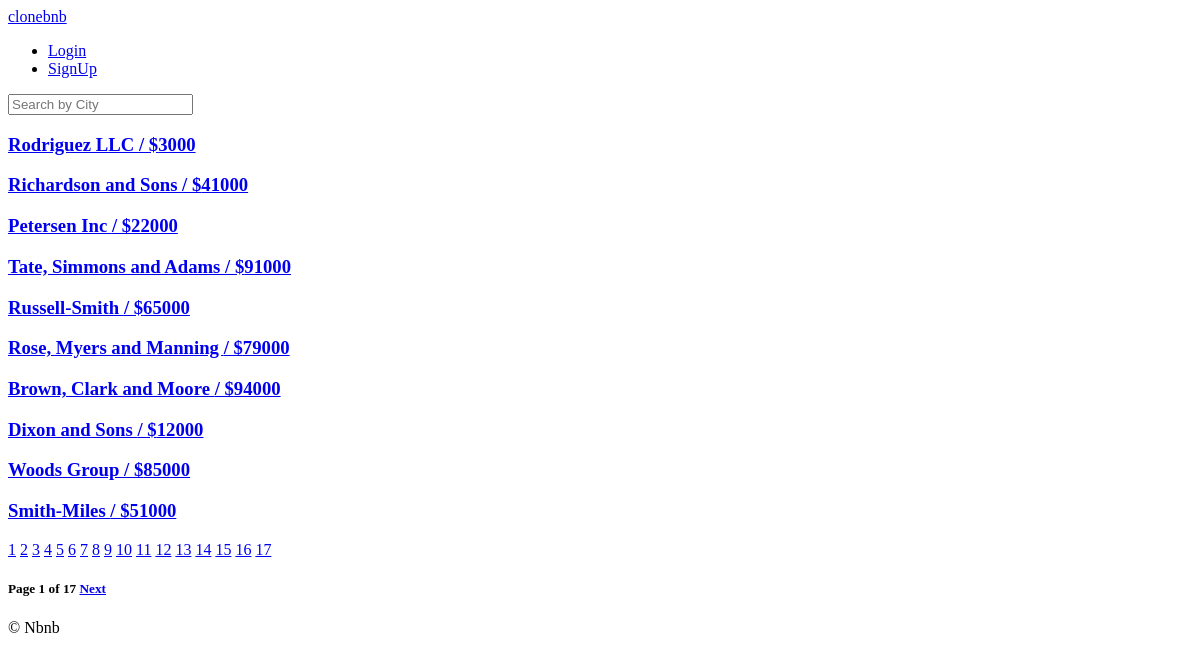
/, run on an earlier commit of the app's database.
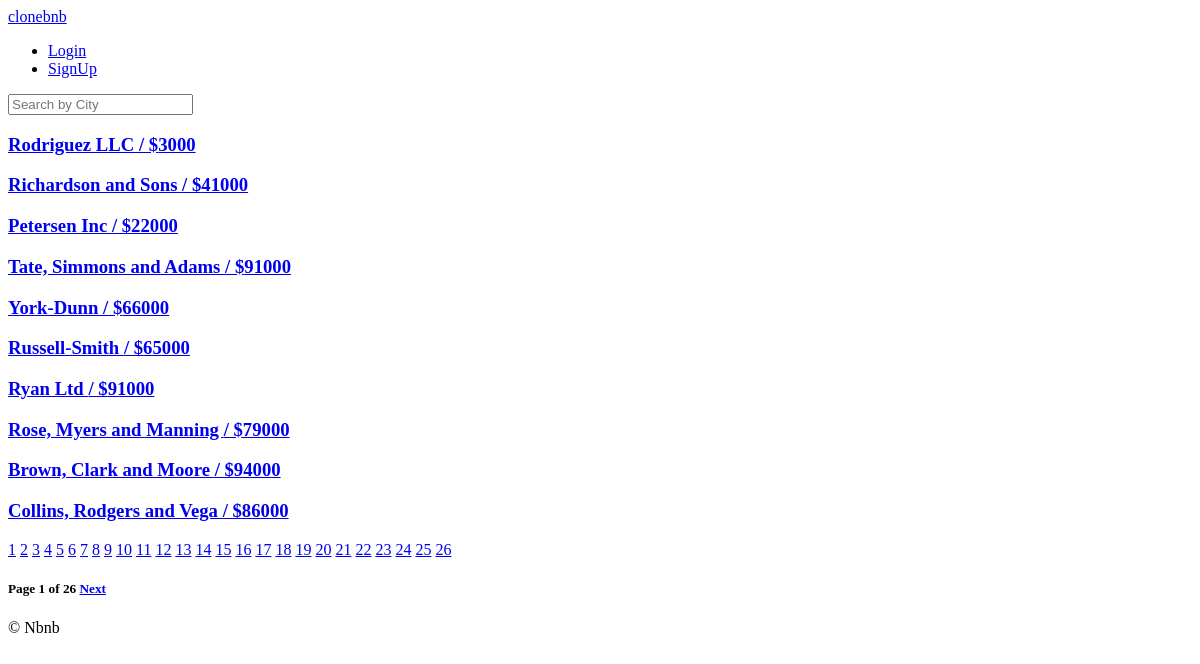
And on a later commit of the database.
### rooms/models.py (models this page shows, shortened)
class Room(core_models.AbstractTimeStampModel):
    name = models.CharField(max_length=140)
    description = models.TextField()
    country = CountryField()
    city = models.CharField(max_length=80)
    price = models.IntegerField()
    address = models.CharField(max_length=140)
    guests = models.IntegerField(help_text="묵을 게스트 수")
    beds = models.IntegerField(help_text="침대 갯수")
    bedrooms = models.IntegerField(help_text="침실 갯수")
    baths = models.IntegerField()
    check_in = models.TimeField()
    check_out = models.TimeField()
    instant_book = models.BooleanField(default=False)
    host = models.ForeignKey(
        user_models.User, related_name="rooms", on_delete=models.CASCADE
    )
    room_type = models.ForeignKey(
        RoomType, related_name="rooms", on_delete=models.SET_NULL, null=True
    )
    amenities = models.ManyToManyField(Amenity, related_name="rooms", blank=True)
    facilities = models.ManyToManyField(Facility, related_name="rooms", blank=True)
    room_rules = models.ManyToManyField(HouseRule, related_name="rooms", blank=True)

### rooms/views.py (the view)
# urls.py: urlpatterns = [path("", room_views.HomeView.as_view(), name="home")]
class HomeView(ListView):
    model = room_models.Room
    template_name = "rooms/home.html"
    paginate_by = 10
    paginate_orphans = 5
    ordering = "created"
    context_object_name = "rooms"
    def get_context_data(self, **kwargs):
        context = super().get_context_data(**kwargs)
        now = timezone.now()
        context["now"] = now
        return context

### templates/rooms/home.html (shortened to what this page needs)
{% extends "base.html" %}
{% block content %}
{% for room in rooms %}
<h3>
   <a href="{% url 'rooms:detail' room.pk %}" >  {{ room.name }} / ${{ room.price }}</a>
</h3>
{% endfor %}
{% for page in page_obj.paginator.page_range %}
    <a href="?page={{ page }}">{{ page }}</a>
{% endfor %}
<h5>
        Page {{ page_obj.number }} of {{ page_obj.paginator.num_pages }}
    {% if page_obj.has_next %}
        <a href="?page={{page_obj.next_page_number}}">Next</a>
    {% endif %}
</h5>
{% endblock content %}

### templates/base.html (shortened to what this page needs)
<!DOCTYPE html>
<html lang="en">
<head>
</head>
<body>
    <header>
        {% include "partials/navigation.html" %}
        {% block search-bar %}
            <form method="get" action="{% url 'rooms:search'  %}">
                <input name="city" placeholder="Search by City">
            </form>
        {% endblock  %}
    </header>
    {% block content %}
    {% endblock content %}
    {% include "partials/footer.html" %}
</body>
</html>

### templates/partials/navigation.html
<a href="{% url 'core:home' %}">clonebnb</a>
<ul>
{% if user.is_authenticated %}
    <li>User : {{ user.username }}</li>
    <li><a href="{% url 'users:logout' %}">Logout</a></li>
{% else %}
    <li><a href="{% url 'users:login' %}">Login</a></li>
    <li><a href="{% url 'users:signup' %}">SignUp</a></li>
{% endif %}
</ul>

### templates/partials/footer.html
<footer>
    &copy; Nbnb
</footer>

What changed in the data, as far as the page shows it:
no longer on this page (row unchanged): Room: name "Dixon and Sons", price "12000"
no longer on this page (row unchanged): Room: name "Woods Group", price "85000"
no longer on this page (row unchanged): Room: name "Smith-Miles", price "51000"
added Room: name "York-Dunn", price "66000"
added Room: name "Ryan Ltd", price "91000"
added Room: name "Collins, Rodgers and Vega", price "86000"
Also different on the page:
{{ page_obj.paginator.num_pages }}: "17" → "26"
new list line: "18"
new list line: "19"
new list line: "20"
new list line: "21"
new list line: "22"
new list line: "23"
new list line: "24"
new list line: "25"
new list line: "26"
